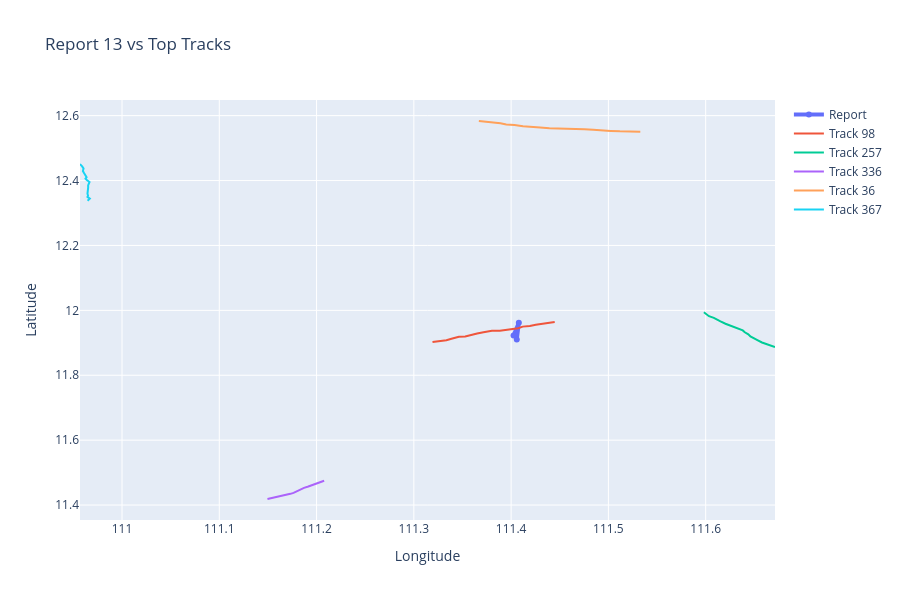

Notebook source saved alongside this figure:
### Code cell
fig = plot_report_vs_tracks(sensor_df, event_df, topk_results, rid=13)
fig.show()
